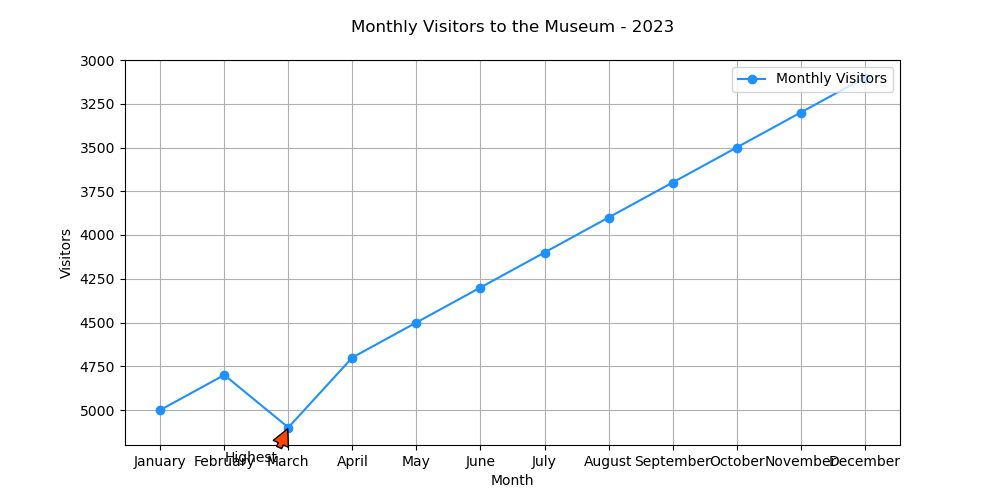

Source code (Python):

import matplotlib.pyplot as plt

months = ["January", "February", "March", "April", "May", "June", "July",
          "August", "September", "October", "November", "December"]
visitors = [5000, 4800, 5100, 4700, 4500, 4300, 4100, 3900, 3700, 3500, 3300, 3100]

plt.figure(figsize=(10, 5))
plt.plot(months, visitors, marker='o', color='#1E90FF', label='Monthly Visitors')  

plt.annotate('Highest', xy=('March', 5100), xytext=('February', 5300),
             arrowprops=dict(facecolor='#FF4500', shrink=0.05))

plt.xlabel('Month')
plt.ylabel('Visitors')
plt.title('Monthly Visitors to the Museum - 2023', pad=20)
plt.legend(loc='upper right')
plt.grid(True)
plt.gca().invert_yaxis()

plt.show()
